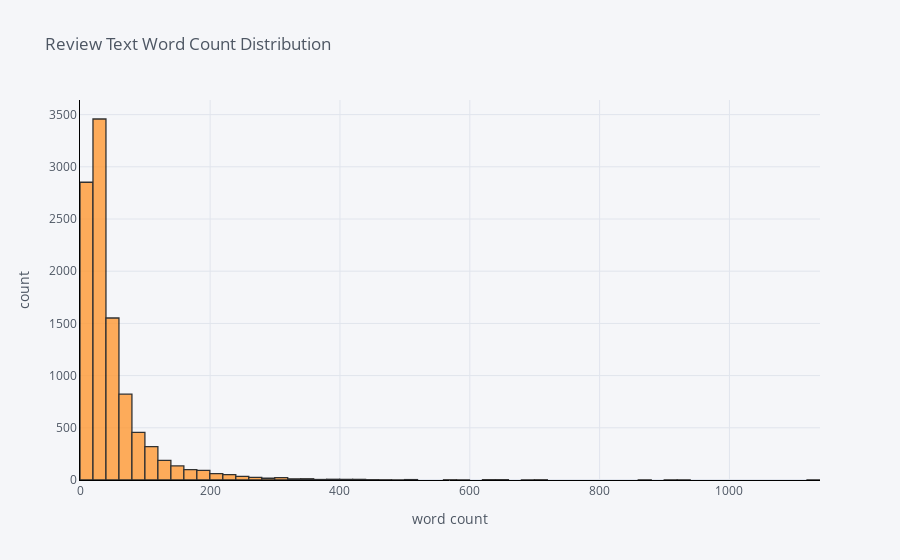

The cell this chart's notebook holds for it:
### Markdown cell above
## Review Text Word Count Distribution
**checking out the word count of review text**

### Code cell
process_reviews['word_count'].iplot(
    kind='hist',
    bins=100,
    xTitle='word count',
    linecolor='black',
    yTitle='count',
    title='Review Text Word Count Distribution')

### Figure 1 — Plotly figure (JSON) as saved in the notebook; plotly's stock layout.template omitted (floating-point values rounded to 4 significant figures; data arrays with more than 128 entries replaced by an {"elided": "..."} marker saying what was removed)
{"data": [{"histfunc": "count", "histnorm": "", "marker": {"color": "rgba(255, 153, 51, 1.0)", "line": {"color": "#000000", "width": 1.3}}, "name": "word_count", "nbinsx": 100, "opacity": 0.8, "orientation": "v", "type": "histogram", "x": {"elided": "10261 int values"}}], "layout": {"autosize": true, "barmode": "overlay", "legend": {"bgcolor": "#F5F6F9", "font": {"color": "#4D5663"}}, "paper_bgcolor": "#F5F6F9", "plot_bgcolor": "#F5F6F9", "title": {"font": {"color": "#4D5663"}, "text": "Review Text Word Count Distribution"}, "xaxis": {"autorange": true, "gridcolor": "#E1E5ED", "linecolor": "black", "range": [-0.5, 1140.0], "showgrid": true, "tickfont": {"color": "#4D5663"}, "title": {"font": {"color": "#4D5663"}, "text": "word count"}, "type": "linear", "zerolinecolor": "#E1E5ED"}, "yaxis": {"autorange": true, "gridcolor": "#E1E5ED", "linecolor": "black", "range": [0, 3640], "showgrid": true, "tickfont": {"color": "#4D5663"}, "title": {"font": {"color": "#4D5663"}, "text": "count"}, "zerolinecolor": "#E1E5ED"}}}
